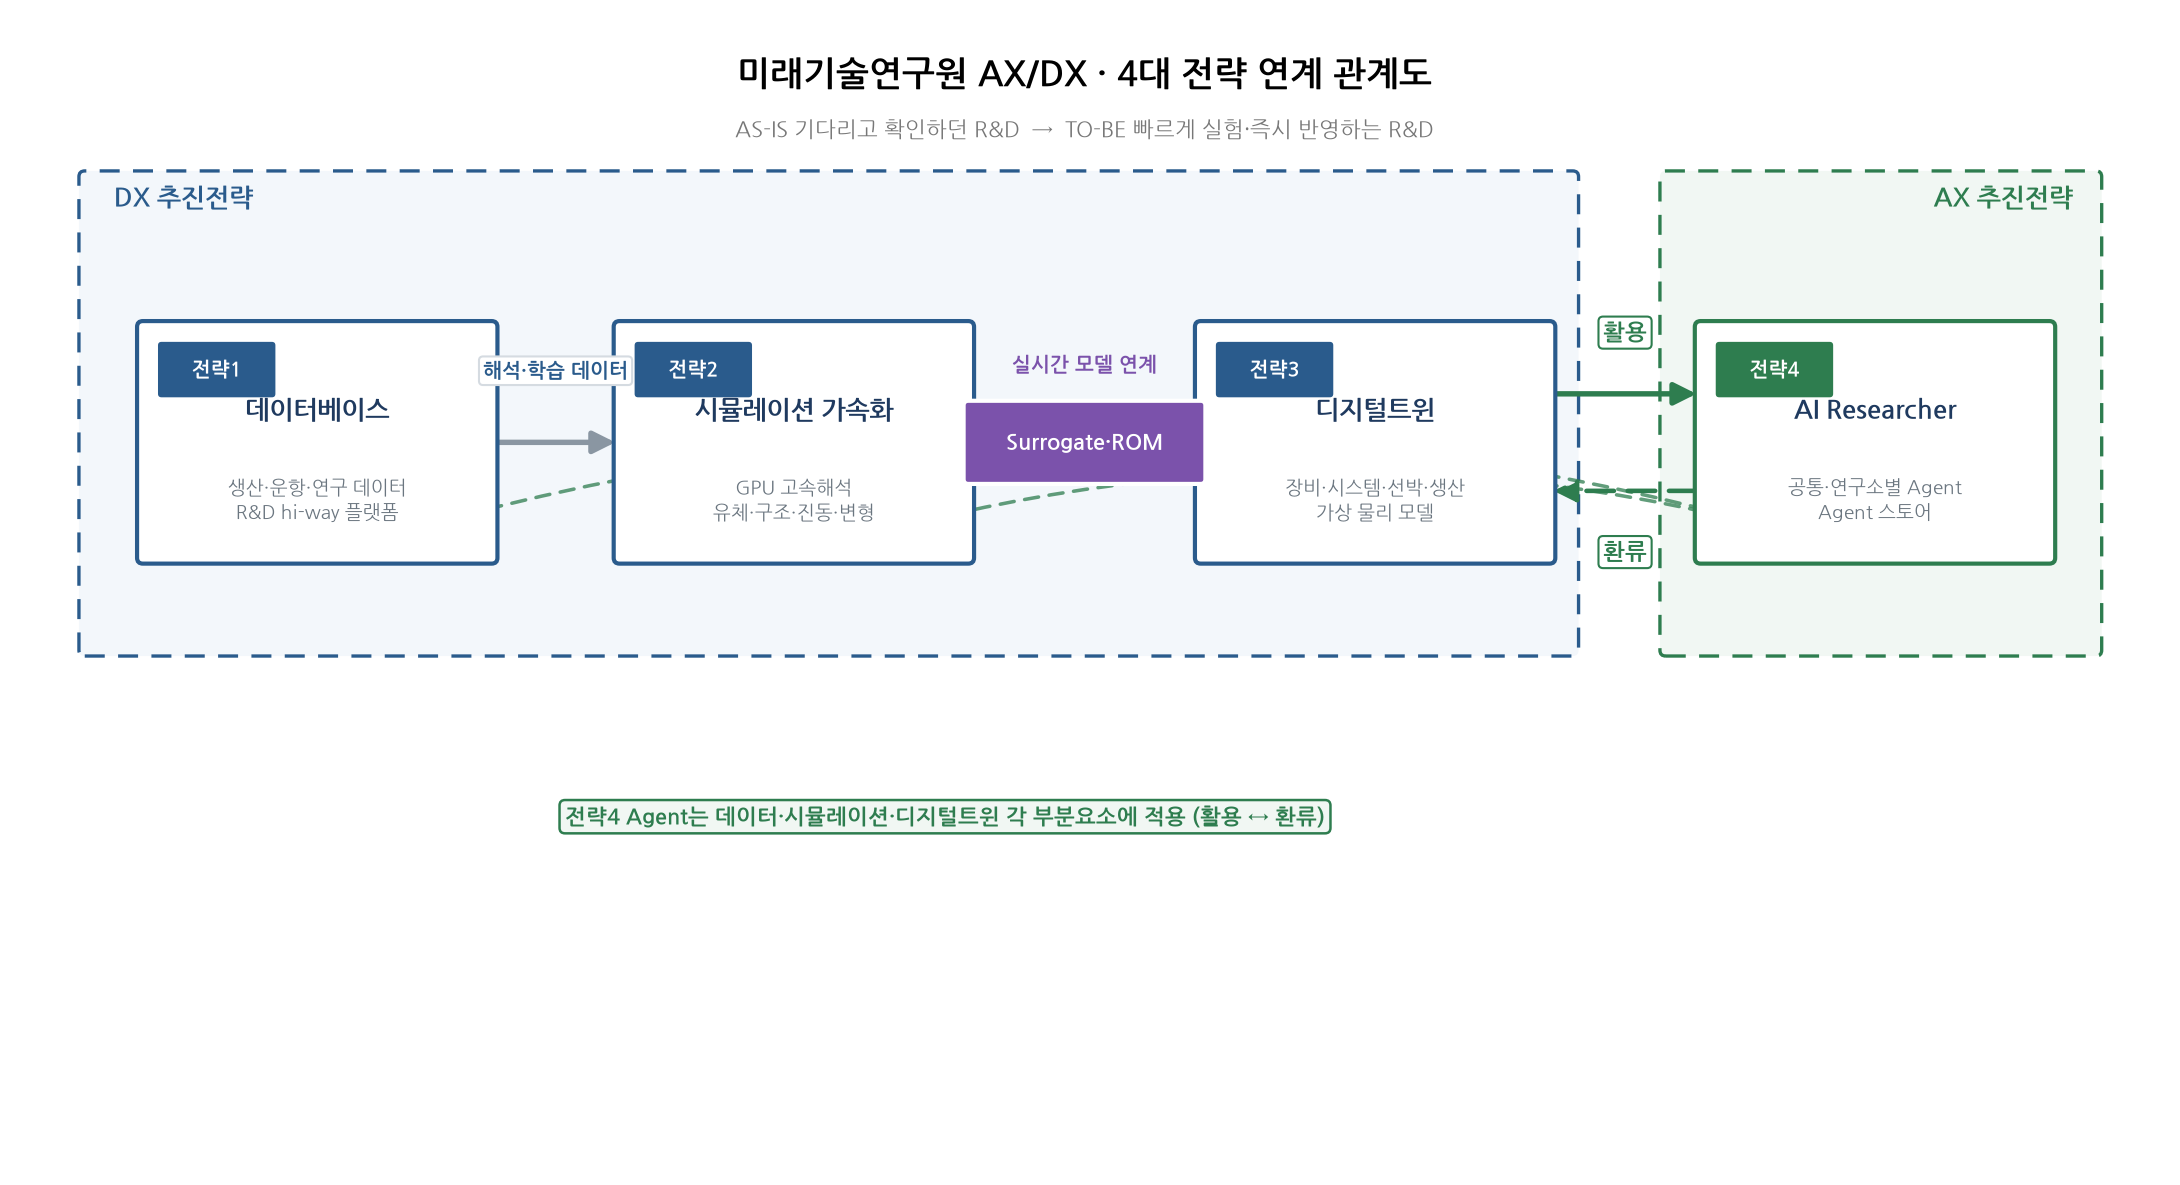

Here is the Python script that generated this plot:
# -*- coding: utf-8 -*-
"""미래기술연구원 AX/DX 4전략 연계 관계도 (자료 기준, 관계 중심)."""
import matplotlib
matplotlib.use("Agg")
import matplotlib.pyplot as plt
from matplotlib.patches import FancyArrowPatch, FancyBboxPatch, Rectangle
from matplotlib import font_manager as fm

for f in ["NanumGothic.ttf","NanumGothicBold.ttf"]:
    fm.fontManager.addfont(f"/usr/share/fonts/truetype/nanum/{f}")
plt.rcParams["font.family"]="NanumGothic"; plt.rcParams["axes.unicode_minus"]=False

BLUE, GREEN, PURP, NAVY = "#2a5b8c", "#2e7d4f", "#7b52ab", "#1f3a5f"
GRAY="#8a96a2"
fig, ax = plt.subplots(figsize=(18.5,10))
ax.set_axis_off(); ax.set_xlim(0,18.5); ax.set_ylim(0,10)

NY=6.3; NW,NH=3.0,2.0
def node(cx,tag,tagc,title,sub):
    ax.add_patch(FancyBboxPatch((cx-NW/2,NY-NH/2),NW,NH,boxstyle="round,pad=0.05",
        fc="white",ec=tagc,lw=2,zorder=4))
    ax.add_patch(FancyBboxPatch((cx-NW/2+0.16,NY+NH/2-0.58),0.95,0.42,
        boxstyle="round,pad=0.03",fc=tagc,ec="none",zorder=5))
    ax.text(cx-NW/2+0.635,NY+NH/2-0.37,tag,ha="center",va="center",color="white",
        fontsize=9.5,fontweight="bold",zorder=6)
    ax.text(cx,NY+0.28,title,ha="center",va="center",color=NAVY,fontsize=12.5,
        fontweight="bold",zorder=6)
    ax.text(cx,NY-0.5,sub,ha="center",va="center",color="#6b7680",fontsize=9.2,
        zorder=6,linespacing=1.3)

X1,X2,X3,X4 = 2.6,6.7,11.7,16.0
# DX / AX containers
ax.add_patch(FancyBboxPatch((0.6,4.5),12.8,4.1,boxstyle="round,pad=0.05",
    fc="#f3f7fb",ec=BLUE,lw=1.6,ls=(0,(6,4)),zorder=0))
ax.text(0.85,8.35,"DX 추진전략",color=BLUE,fontsize=12.5,fontweight="bold",zorder=1)
ax.add_patch(FancyBboxPatch((14.2,4.5),3.7,4.1,boxstyle="round,pad=0.05",
    fc="#f1f7f3",ec=GREEN,lw=1.6,ls=(0,(6,4)),zorder=0))
ax.text(17.7,8.35,"AX 추진전략",color=GREEN,fontsize=12.5,fontweight="bold",
    ha="right",zorder=1)

node(X1,"전략1",BLUE,"데이터베이스","생산·운항·연구 데이터\nR&D hi-way 플랫폼")
node(X2,"전략2",BLUE,"시뮬레이션 가속화","GPU 고속해석\n유체·구조·진동·변형")
node(X3,"전략3",BLUE,"디지털트윈","장비·시스템·선박·생산\n가상 물리 모델")
node(X4,"전략4",GREEN,"AI Researcher","공통·연구소별 Agent\nAgent 스토어")

def arr(x1,x2,y,color,lw=2.6,rad=0.0,ls="-"):
    ax.add_patch(FancyArrowPatch((x1,y),(x2,y),arrowstyle="-|>",mutation_scale=22,
        lw=lw,color=color,connectionstyle=f"arc3,rad={rad}",zorder=3,linestyle=ls))
def lbl(x,y,t,color,fs=10.5,ec=None):
    ax.text(x,y,t,ha="center",va="center",color=color,fontsize=fs,fontweight="bold",
        zorder=7,bbox=dict(boxstyle="round,pad=0.2",fc="white",ec=ec or "#d5dbe1",lw=1))

# 전략1 -> 전략2
arr(X1+NW/2, X2-NW/2, NY, GRAY)
lbl((X1+X2)/2, NY+0.62, "해석·학습 데이터", BLUE, 9.8)
# 전략2 -> 전략3  (Surrogate·ROM 뱃지를 화살표 위에)
arr(X2+NW/2, X3-NW/2, NY, GRAY)
bx=(X2+X3)/2
ax.add_patch(FancyBboxPatch((bx-1.0,NY-0.32),2.0,0.64,boxstyle="round,pad=0.04",
    fc=PURP,ec="white",lw=2,zorder=6))
ax.text(bx,NY,"Surrogate·ROM",ha="center",va="center",color="white",fontsize=10.5,
    fontweight="bold",zorder=7)
ax.text(bx,NY+0.62,"실시간 모델 연계",ha="center",color=PURP,fontsize=9.5,
    fontweight="bold",zorder=7)
# 전략3 <-> 전략4 : 활용 / 환류
arr(X3+NW/2, X4-NW/2, NY+0.42, GREEN, 2.6)
lbl((X3+X4)/2, NY+0.95, "활용", GREEN, 11, GREEN)
arr(X4-NW/2, X3+NW/2, NY-0.42, GREEN, 2.2, ls=(0,(6,3)))
lbl((X3+X4)/2, NY-0.95, "환류", GREEN, 11, GREEN)

# Agent 전 축 적용 (전략4 -> 전략1,2 하단 점선 호)
for xt in (X1,X2):
    ax.add_patch(FancyArrowPatch((X4,NY-NH/2),(xt,NY-NH/2),arrowstyle="-|>",
        mutation_scale=15,lw=1.7,color=GREEN,linestyle=(0,(4,3)),
        connectionstyle="arc3,rad=0.16",zorder=2,alpha=0.75))
ax.text(8.0,3.0,"전략4 Agent는 데이터·시뮬레이션·디지털트윈 각 부분요소에 적용 (활용 ↔ 환류)",
    ha="center",color=GREEN,fontsize=10.5,fontweight="bold",zorder=7,
    bbox=dict(boxstyle="round,pad=0.25",fc="#f1f7f3",ec=GREEN,lw=1.2))

ax.text(9.2,9.4,"미래기술연구원 AX/DX · 4대 전략 연계 관계도",ha="center",
    fontsize=17,fontweight="bold")
ax.text(9.2,8.95,"AS-IS 기다리고 확인하던 R&D  →  TO-BE 빠르게 실험·즉시 반영하는 R&D",
    ha="center",fontsize=10.5,color="#777")
plt.savefig("/home/user/similar-research-DB/rel_axdx.png",dpi=150,bbox_inches="tight")
print("saved")
